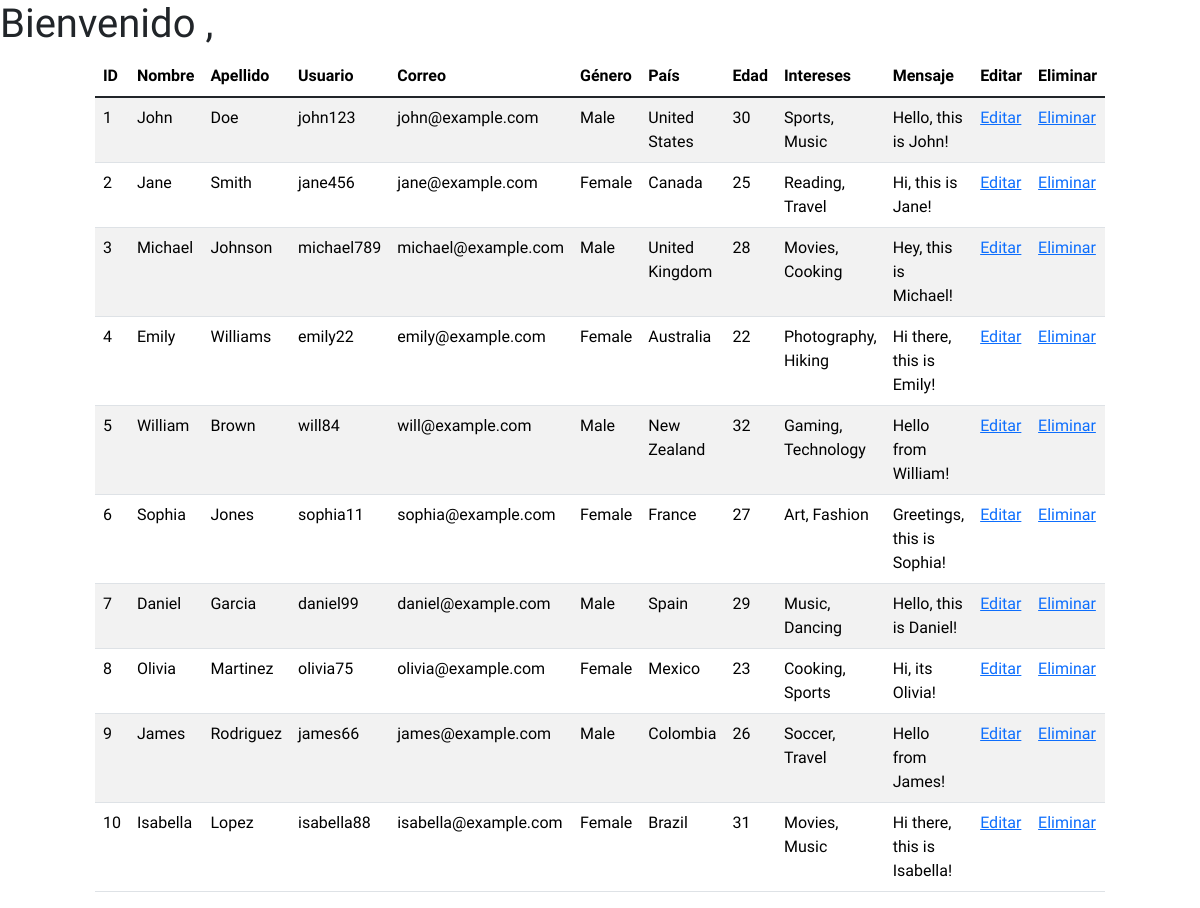
Screenshot of /formulario-web/user_table.php with the database file from the repository.
### tables this page shows
CREATE TABLE `datos_usuario` (
  `name` varchar(50) NOT NULL,
  `lastname` varchar(50) NOT NULL,
  `user` varchar(20) NOT NULL,
  `password` varchar(128) NOT NULL,
  `email` varchar(100) NOT NULL,
  `gender` varchar(20) NOT NULL,
  `country` varchar(100) NOT NULL,
  `age` tinyint NOT NULL,
  `interests` varchar(100) NOT NULL,
  `message` varchar(200) NOT NULL,
  `id` int(10) NOT NULL
);

### formulario-web/user_table.php (the view, shortened to what this page needs)
<?php
include "./layouts/header.php";
?>
<h1>Bienvenido <?php echo $_SESSION["lastname"] ?>, <?php echo $_SESSION["name"] ?></h1>
<div class="table-responsive d-flex justify-content-center">
    <table class="table table-hover table-striped w-75">
        <thead>
            <tr>
                <th scope="col">ID</th>
                <th scope="col">Nombre</th>
                <th scope="col">Apellido</th>
                <th scope="col">Usuario</th>
                <th scope="col">Correo</th>
                <th scope="col">Género</th>
                <th scope="col">País</th>
                <th scope="col">Edad</th>
                <th scope="col">Intereses</th>
                <th scope="col">Mensaje</th>
                <th scope="col">Editar</th>
                <th scope="col">Eliminar</th>
            </tr>
        </thead>
        <tbody id="userTable" class="table-group-divider">
            <?php
            include "./php/conexion.php";
            $query = "SELECT * FROM datos_usuario";
            $result = mysqli_query($conexion, $query);
            if ($result && mysqli_num_rows($result) > 0) {
                while ($row =  mysqli_fetch_assoc($result)) {
                    echo "<tr scope='row'>";
                    echo "<td>" . $row["id"] . "</td>";
                    echo "<td>" . $row["name"] . "</td>";
                    echo "<td>" . $row["lastname"] . "</td>";
                    echo "<td>" . $row["user"] . "</td>";
                    echo "<td>" . $row["email"] . "</td>";
                    echo "<td>" . $row["gender"] . "</td>";
                    echo "<td>" . $row["country"] . "</td>";
                    echo "<td>" . $row["age"] . "</td>";
                    echo "<td>" . $row["interests"] . "</td>";
                    echo "<td>" . $row["message"] . "</td>";
                    echo "<td><a href='./edit_user.php?id=" . $row["id"] . "'>Editar</a></td>";
                    echo "<td><a href='./php/remove_user.php?id=" . $row["id"] . "'>Eliminar</a></td>";
                    echo "</tr>";
                }
            } else {
                echo "<tr><td colspan='5'>No se encontraron resultados</td></tr>";
            }
            ?>
        </tbody>
    </table>
</div>
<?php include "./layouts/footer.php"; ?>

### formulario-web/css/styles.css (style rules this page uses)
* { box-sizing: border-box; font-family: 'Krub', sans-serif; }
body { height: 100vh; }
a { text-decoration: none; }

### rows the page displays
datos_usuario: id "1", name "John", lastname "Doe", user "john123", email "john@example.com", gender "Male", country "United States", age "30", interests "Sports, Music", message "Hello, this is John!"
datos_usuario: id "2", name "Jane", lastname "Smith", user "jane456", email "jane@example.com", gender "Female", country "Canada", age "25", interests "Reading, Travel", message "Hi, this is Jane!"
datos_usuario: id "3", name "Michael", lastname "Johnson", user "michael789", email "michael@example.com", gender "Male", country "United Kingdom", age "28", interests "Movies, Cooking", message "Hey, this is Michael!"
datos_usuario: id "4", name "Emily", lastname "Williams", user "emily22", email "emily@example.com", gender "Female", country "Australia", age "22", interests "Photography, Hiking", message "Hi there, this is Emily!"
datos_usuario: id "5", name "William", lastname "Brown", user "will84", email "will@example.com", gender "Male", country "New Zealand", age "32", interests "Gaming, Technology", message "Hello from William!"
datos_usuario: id "6", name "Sophia", lastname "Jones", user "sophia11", email "sophia@example.com", gender "Female", country "France", age "27", interests "Art, Fashion", message "Greetings, this is Sophia!"
datos_usuario: id "7", name "Daniel", lastname "Garcia", user "daniel99", email "daniel@example.com", gender "Male", country "Spain", age "29", interests "Music, Dancing", message "Hello, this is Daniel!"
datos_usuario: id "8", name "Olivia", lastname "Martinez", user "olivia75", email "olivia@example.com", gender "Female", country "Mexico", age "23", interests "Cooking, Sports", message "Hi, its Olivia!"
datos_usuario: id "9", name "James", lastname "Rodriguez", user "james66", email "james@example.com", gender "Male", country "Colombia", age "26", interests "Soccer, Travel", message "Hello from James!"
datos_usuario: id "10", name "Isabella", lastname "Lopez", user "isabella88", email "isabella@example.com", gender "Female", country "Brazil", age "31", interests "Movies, Music", message "Hi there, this is Isabella!"
